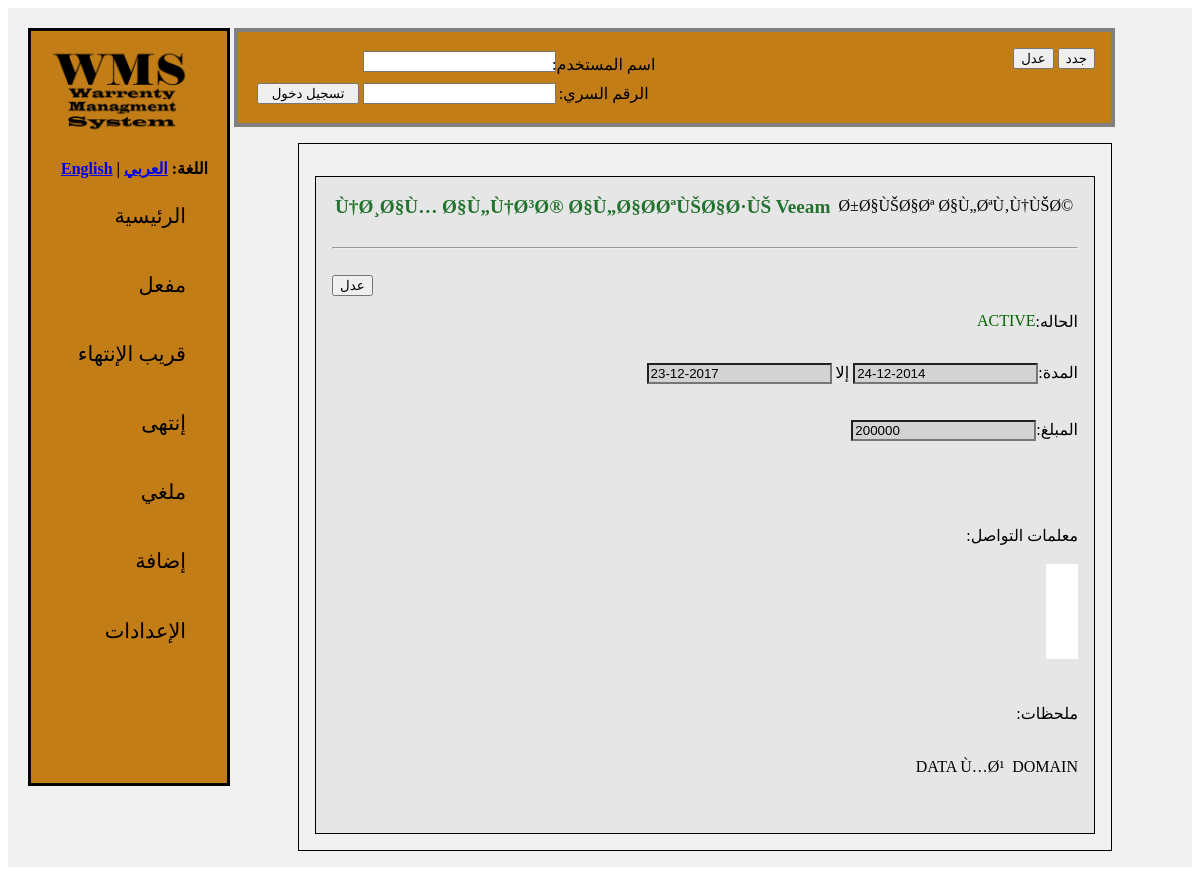
Page /ar/search.php?warranty_id=1 on the committed database.
### tables this page shows
CREATE TABLE `warranty_entries` (
  `id` int(11) NOT NULL,
  `warranty_id` int(11) NOT NULL,
  `product_name` varchar(255) NOT NULL,
  `company_name` varchar(255) NOT NULL,
  `status` varchar(20) NOT NULL DEFAULT 'active',
  `pending_notes` varchar(3000) NOT NULL,
  `price` varchar(50) NOT NULL,
  `contact_info` varchar(1000) NOT NULL,
  `notes` varchar(3000) NOT NULL,
  `files` varchar(1000) NOT NULL,
  `start_date` date NOT NULL,
  `end_date` date NOT NULL,
  `created_by` varchar(50) NOT NULL DEFAULT 'Unspecified',
  `creation_date` date NOT NULL
);

### ar/constants.php (called while the page is built, shortened)
<?php
function get_preferences() {
	return parse_ini_file("preferences.ini");
}
?>

### ar/search_functions.php (called while the page is built, shortened)
<?php
function search_warranties($id, $warranty_id, $product_name, $company_name, $status, $pending_notes, $price, $contact_info, $notes, $date_range, $created_by) {
	include_once 'mysql_connect.php';
	include_once 'constants.php';
	$link = connectDatabase();
	$prefs = get_preferences();
	$search_fields = "";
	$single_search = " end_date IN (SELECT MAX(end_date) FROM ".$prefs['mysql_table_warranties']." GROUP BY warranty_id)";
	if($id != "") {
		$search_fields .= " id = '".bhp($link, $id)."'";
		$single_search = "";
	} else if($warranty_id != "") {
		$search_fields .= " warranty_id = '".bhp($link, $warranty_id)."'";
		$single_search = "";
	}
	$and = "AND";
	if($search_fields == "" || $single_search == "")
		$and = "";
	$query = "SELECT * FROM ".$prefs['mysql_table_warranties']." WHERE ".$single_search." ".$and." ".$search_fields." ORDER BY end_date DESC";
	$result_set = db_query($link, "Anonymous", $query);
	return $result_set;
}
function date_in_range($start_date, $end_date, $date_input)
{
  $start_ts = strtotime($start_date);
  $end_ts = strtotime($end_date);
  $user_ts = strtotime($date_input);
  return (($user_ts >= $start_ts) && ($user_ts <= $end_ts));
}
?>

### ar/mysql_connect.php (called while the page is built, shortened)
<?php
	function bhp($link, $dat) {
		return mysqli_escape_string($link, bbhp($dat));
	}
	function bbhp($dat) {
		return addslashes(stripslashes($dat));
	}
	function connectDatabase() {
		include_once "constants.php";
		$prefs = get_preferences();
		return mysqli_connect($prefs['mysql_host'], $prefs['mysql_username'], $prefs['mysql_password'], $prefs['mysql_database']);
	}
	function db_query($link, $username, $query) {
		$result = mysqli_query($link, $query);
		return $result;
	}
?>

### ar/search.php (the view, shortened to what this page needs)
<?php
	include_once 'mysql_connect.php';
?>
<!DOCTYPE html>
<html>
	<head>
	</head>
	<body>
		<div class="wrapper">
			<?php
				include_once 'header.php';
				include_once 'required_imports.php';
			?>
			<form method="POST">
				<div class="control_menu">
					<?php
						include_once 'login.php';
					?>
					<div class="actions">
						<input type="submit" value="عدل" name="edit" />
						<input type="submit" value="جدد" name="renew" />
					</div>
				</div>
				<div class="body_content">
					<?php
						if(isset($_GET['warranty_id']))
						{
							include_once 'mysql_connect.php';
							include_once 'search_functions.php';
							include_once 'constants.php';
							$prefs = get_preferences();
							$id = "";
							$warranty_id = bbhp($_GET['warranty_id']);
							$product_name = "";
							$company_name = "";
							$status = "!canceled";
							$pending_notes = "";
							$price = "";
							$contact_info = "";
							$notes = "";
							$date_range = "";
							$created_by = "";
							$result = search_warranties($id, $warranty_id, $product_name, $company_name, $status, $pending_notes, $price, $contact_info, $notes, $date_range, $created_by);
							while($row = mysqli_fetch_array($result))
								$result_array[] = $row;
							$i = 0;
							while($i < count($result_array)) {
								$row = $result_array[$i];
								$i ++;
								$current_time = strtotime("today");
								$title_css = "";
								if($row['status'] == 'canceled') {
									$title_css = "canceled";
								} else if($row['status'] == 'expired') {
									$title_css = "expired";
								} else if($row['status'] == 'pending') {
									$title_css = "pending";
									$pending_notes = '<p> <label float: right; class="clickableLabel" onClick="toggleDisplay(\'pending_notes'.$row['id'].'\')">:ملحضات للحاله </label> <div style="" id="pending_notes'.$row['id'].'" style="padding-left: 1em;">'.$row['pending_notes'].' </div></p><br/>';
								} else if(date_in_range($current_time, date("Y-m-d", strtotime("+90 day", $current_time)), $row['end_date'])) {
									$title_css = "near_expired";
								} else {
									$title_css = "active";
								}
								echo '
								<div class="entry">
									<div class="content">
										<div class="header">
											<text class="title"> <a href="search.php?warranty_id='.$row['warranty_id'].'" class="'.$title_css.'">'.$row['product_name'].'</a></text>
											<text class="date">'.$row['company_name'].'</text>
										</div><br/><hr/><br/>
										<input type="button" onClick="location.href=\'edit_warranty.php?id='.$row['id'].'\'")" value="عدل" />
										<div class="details"><br/>
											<p style="float: right;"><text style="float: right">:الحاله </text>
												<text class="'.$title_css.'">'.strtoupper($title_css).'</text>
											</p><br/><br/>
											<p style="float: right;"><text style="float: right">:المدة </text> <input style="background: lightgray;" type="text" name="end_date" id="end_date" value="'.date($prefs['date_format'], strtotime($row['end_date'])).'"readonly/> إلا <input style="background: lightgray;" type="text" name="start_date" id="start_date" value="'.date($prefs['date_format'], strtotime($row['start_date'])).'"readonly/></p><br/>
											<br/><br/><br/><p style="float: right;"><text style="float: right">:المبلغ </text> <input style="background: lightgray;" type="text" name="price" value="'.$row['price'].'"></input></p><br/>
											<br/><br/><br/>
											<p style="float: right;"><div id="pending_notes"><p>Pending Notes:</p> <text name="pending_notes" class="pending_notes">'.$row['pending_notes'].'</text></div></p><br/>
											<p style="float: right;"><div id="contact_info"><p style="float: right;">:معلمات التواصل</p> <br/><br/><br/><text name="contact_info" class="contact_info">'.$row['contact_info'].'</text></div></p><br/>
											<br/><br/><br/><br/><br/>
											<p style="float: right;"><div class="notes"><p style="float: right;">:ملحظات</p><br/><br/><br/><text name="notes" id="notes" class="notes">'.$row['notes'].'</text></div></p><br/>
										';
										echo '
										</div>
										</div>
								</div>
								';
							}
						}
					?>
				</div>
			</form>
		</div>
	</body>
</html>

### ar/style.css (style rules this page uses)
.wrapper { width: 100% - 2em; height: 100% - 2em; padding: 2vh; margin: auto; background-color: #f1f1f1; }
.body_content { margin: auto; padding: 1em; overflow: hidden; height: 100%; width: 65vw; border: solid 1px; border-color: black; }
.title a { text-decoration: none; }
.title a.active { color: #23722f; }
.entry { overflow: hidden; width: 100% - 3em; height: 100%; min-height: 50vh; padding: 1em; border: solid 1px; border-color: black; margin: auto; margin-top: 1em; background: #e6e6e6; }
.entry a { text-decoration: none; color: #236672; }
.entry .content { float: right; width: 100%; }
.entry .content .header { width: 100%; overflow: hidden; }
.entry .content .header .title { padding: 3px; color: #404040; font-size: 1.2em; font-weight: bold; float: right; }
.entry .content .header .date { float:left; padding: 0.3em; }
.entry .content .header .title a { text-decoration: none; }
.entry .content .details { margin: auto; font-size: 1em; padding-top: 0.2em; padding-left: 1em; float: right; }
.entry .content .details text.active { color: darkgreen; }
.entry .content .details .contact_info { float: right; min-height: 75px; }
.entry .content .details .notes { float: right; min-height: 75px; }
.control_menu { float: left; background: #c27d16; margin: auto; overflow: hidden; position: relative; //height: relative; width: 73%; border: solid 4px; //border-left: 0; border-color: gray; padding: 1em; margin-top: 4px; margin-bottom: 1em; }
.control_menu .actions { float: left; }

### style.css (style rules this page uses)
.wrapper { width: 100% - 2em; height: 100% - 2em; padding: 2vh; margin: auto; background-color: #f1f1f1; }
.body_content { margin: auto; padding: 1em; overflow: hidden; height: 100%; width: 65vw; border: solid 1px; border-color: black; }
.title a { text-decoration: none; }
.title a.active { color: #23722f; }
.entry { overflow: hidden; width: 100% - 3em; height: 100%; min-height: 50vh; padding: 1em; border: solid 1px; border-color: black; margin: auto; margin-top: 1em; background: #e6e6e6; }
.entry a { text-decoration: none; color: #236672; }
.entry .content { float: left; width: 100%; }
.entry .content .header { width: 100%; overflow: hidden; }
.entry .content .header .title { padding: 3px; color: #404040; font-size: 1.2em; font-weight: bold; float: left; }
.entry .content .header .date { float:right; padding: 0.3em; }
.entry .content .header .title a { text-decoration: none; }
.entry .content .details { margin: auto; font-size: 1em; padding-top: 0.2em; padding-left: 1em; }
.entry .content .details text.active { color: darkgreen; }
.entry .content .details .contact_info { background: white; min-height: 75px; padding: 10px; padding-left: 1em; padding-right: 1em; }
.control_menu { float: left; background: #c27d16; margin: auto; overflow: hidden; position: relative; //height: relative; width: 73%; border: solid 4px; //border-left: 0; border-color: gray; padding: 1em; margin-top: 4px; margin-bottom: 1em; }
.control_menu .actions { float: right; }

### rows in the picture
warranty_entries: product_name "Ù†Ø¸Ø§Ù… Ø§Ù„Ù†Ø³Ø® Ø§Ù„Ø§Ø­ØªÙŠØ§Ø·ÙŠ Veeam", company_name "Ø±Ø§ÙŠØ§Øª Ø§Ù„ØªÙ‚Ù†ÙŠØ©", end_date "ACTIVE", end_date "23-12-2017", start_date "24-12-2014", price "200000", notes "DATA Ù…Ø¹ DOMAIN"
